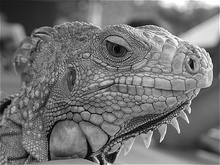
%> input picture Lab 6/C.jpg, 220 x 165 px, shrunk from 384 x 288 before the run
$ octave Q2.m   (GNU Octave 9; MATLAB toolbox functions it lacks are replaced by stand-ins)
%> lines starting %> are read from the running program, lines starting %| are printed output that depends on the picture
clear
I = imread('C.jpg');
%> I is the input picture: size 165x220 uint8; min 0, max 255, mean 114.5
D = [5,25,0,6,9; 59,62,0,7,8; 24,36,0,7,8; 0,0,0,0,0; 8,7,0,36,24; 8,4,0,62,59; 9,6,0,25,5];
D = D/8;
s = sum(D,'all');
[R C] = size(I);
%> R = 165; C = 220

IMOD = zeros(R+6,C+4);
for i = 4:R+3
    for j = 3:C+2
        IMOD(i,j) = double(I(i-3,j-2));
    end
end
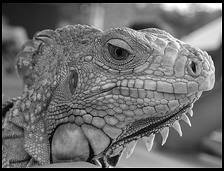
%> IMOD: size 171x224 double; min 0, max 255, mean 108.5
%IMOD IS IMAGE PADDED WITH ZEROS

II = zeros(R+6,C+4);
for i = 4:R+3
    for j = 3:C+2
        summ = 0;
        x = 1;
        for a = -3:3
            y = 1;
            for b = -2:2
                summ = summ + IMOD(i+a,j+b)*D(x,y);
                y = y+1;
            end
            x = x+1;
        end
        II(i,j) = summ/s;
    end
end
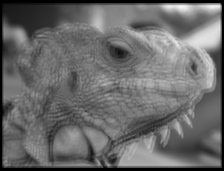
%> II: size 171x224 double; min 0, max 247.6, mean 106.2
%II is filtered image padded with zeros

for i = 4:R+3
    for j = 3:C+2
        I_FILTERED(i-3,j-2) = II(i,j);
    end
end
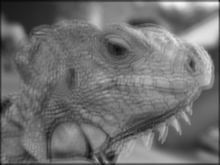
%> I_FILTERED: size 165x220 double; min 7.93, max 247.6, mean 112.1
%I_FILTERED is blurred image after removal of padding

%Steps of Highboost Filtering
k = [2,3,4,5,10];
I_MASK = double(I) - I_FILTERED;
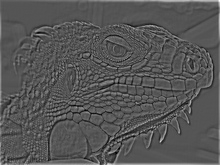
%> I_MASK: size 165x220 double; min -116, max 232, mean 2.4; drawn with min black and max white
subplot(2,3,1);
imshow(mat2gray(I_FILTERED));
title('Blurred Image');

for i = 1:size(k,2)
    I_HIGHBOOST = double(I) + k(i)*I_MASK;
    subplot(2,3,i+1);
    imshow(uint8(I_HIGHBOOST));
    title('Highboost Image for k = '+string(k(i)));
end
%> this loop made 5 passes
%> pass 1, `I_HIGHBOOST = double(I) + k(i)*I_MASK;`:
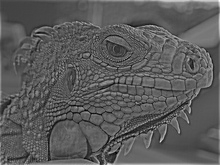
%> I_HIGHBOOST: size 165x220 double; min -216, max 717, mean 119.3; drawn with min black and max white
%> pass 1, `imshow(uint8(I_HIGHBOOST));`:
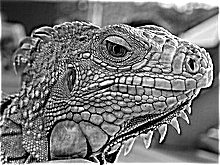
%> displayed picture: size 165x220, on the screen's scale of 0 to 255; min 0, max 255, mean 118.6
%> after the loop:
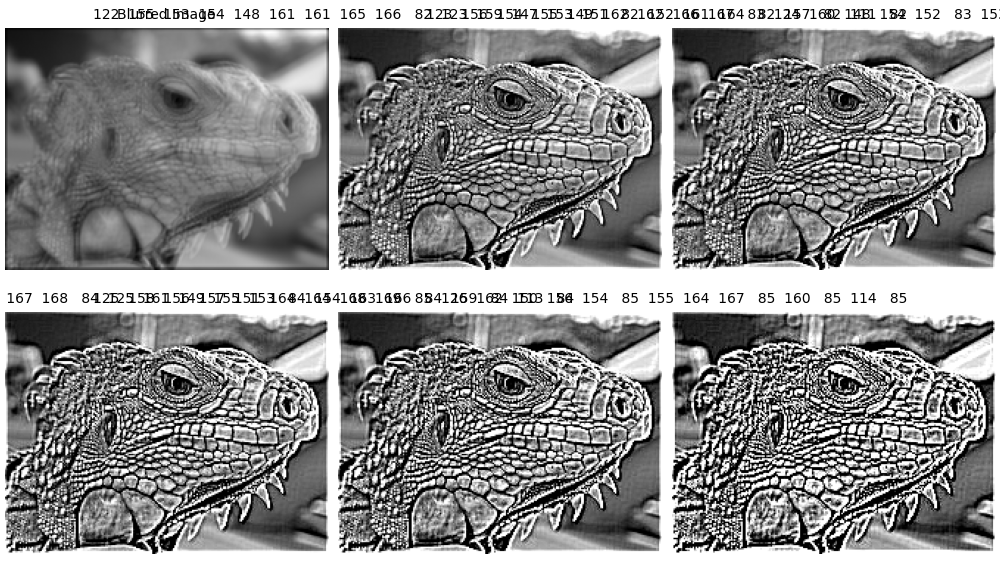
%> figure redrawn from the program's plot data, 6 panels
%Images shown for k = 0,1,2,5,10
%Images can be displayed for other values also
